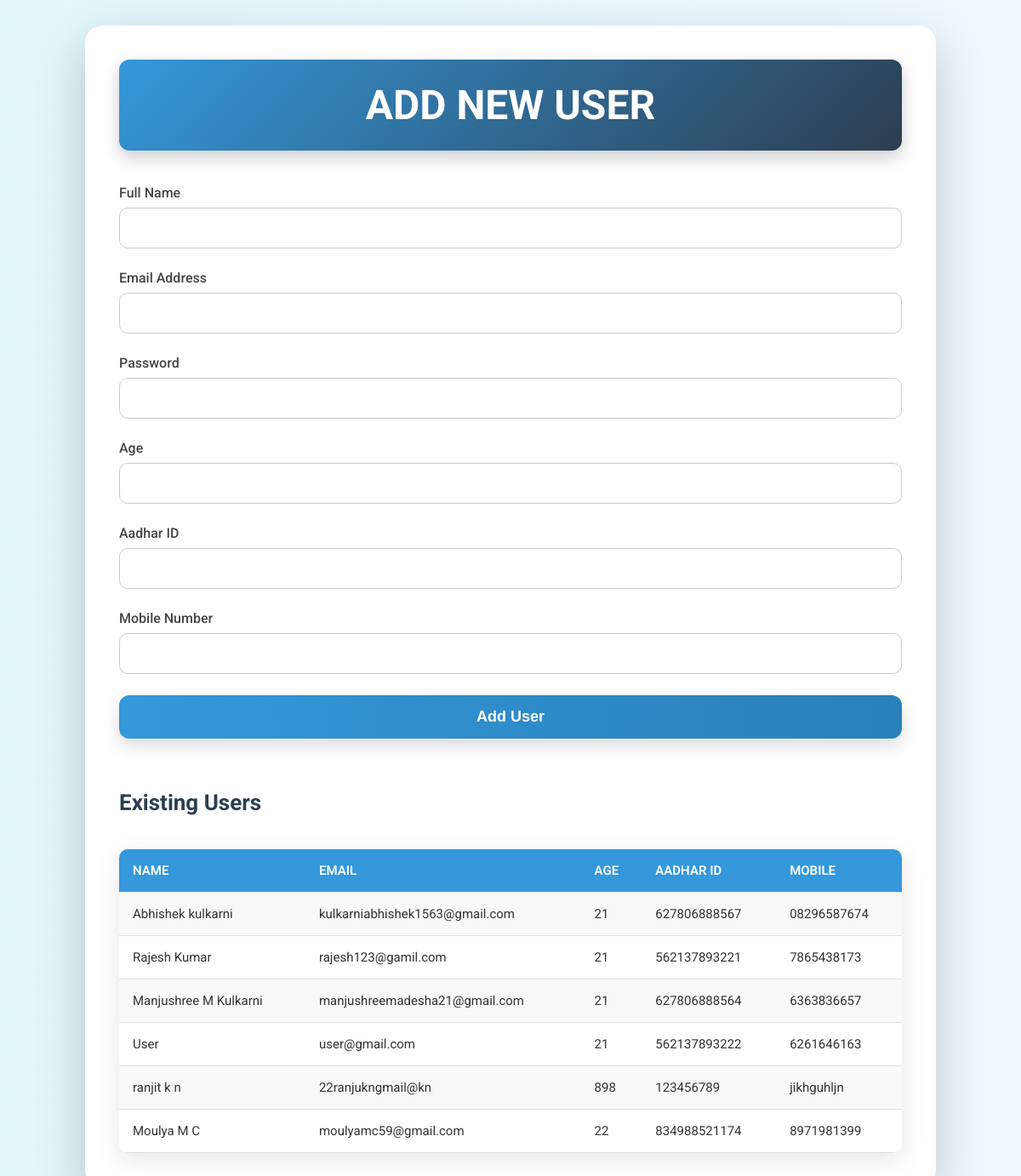
Screenshot of /admin_adduser with the database file from the repository.
### models.py (models this page shows)
class User(db.Model):
    id = db.Column(db.Integer, primary_key=True)
    name = db.Column(db.String(100), nullable=False)
    email = db.Column(db.String(100), unique=True, nullable=False)
    password = db.Column(db.String(200), nullable=False)
    age = db.Column(db.Integer, nullable=False)
    aadhar = db.Column(db.String(12), unique=True, nullable=False)
    mobile = db.Column(db.String(10), unique=True, nullable=False)
    feedbacks = db.relationship('Feedback', backref='user', lazy=True)
    rations = db.relationship('UserRation', backref='user', lazy=True)

### main.py (the view, shortened to what this page needs)
@app.route('/admin_adduser', methods=['GET', 'POST'])
def admin_adduser():
    users = User.query.all()
    return render_template('admin_adduser.html', users=users)

### templates/admin_adduser.html (shortened to what this page needs)
<!DOCTYPE html>
<html lang="en">
<head>
</head>
<body>
  <div class="container">
    <h2>ADD NEW USER</h2>
    <form method="POST">
      <div class="form-group">
        <label for="name">Full Name</label>
        <input type="text" id="name" name="name" required/>
      </div>
      <div class="form-group">
        <label for="email">Email Address</label>
        <input type="email" id="email" name="email" required/>
      </div>
      <div class="form-group">
        <label for="password">Password</label>
        <input type="password" id="password" name="password" required/>
      </div>
      <div class="form-group">
        <label for="age">Age</label>
        <input type="number" id="age" name="age" required/>
      </div>
      <div class="form-group">
        <label for="aadhar">Aadhar ID</label>
        <input type="text" id="aadhar" name="aadhar" required/>
      </div>
      <div class="form-group">
        <label for="mobile">Mobile Number</label>
        <input type="text" id="mobile" name="mobile" required/>
      </div>
      <input type="submit" value="Add User"/>
    </form>
    <h3>Existing Users</h3>
    <table>
      <tr>
        <th>Name</th>
        <th>Email</th>
        <th>Age</th>
        <th>Aadhar ID</th>
        <th>Mobile</th>
      </tr>
      {% for user in users %}
      <tr>
        <td>{{ user.name }}</td>
        <td>{{ user.email }}</td>
        <td>{{ user.age }}</td>
        <td>{{ user.aadhar }}</td>
        <td>{{ user.mobile }}</td>
      </tr>
      {% endfor %}
    </table>
  </div>
</body>
</html>

### templates/admin_adduser.html (style rules this page uses)
* { box-sizing: border-box; margin: 0; padding: 0; }
body { font-family: 'Roboto', sans-serif; background: linear-gradient(to right, #e0f7fa, #f0f8ff); color: #333; padding: 30px 10px; }
.container { max-width: 1000px; margin: auto; background: white; padding: 40px; border-radius: 20px; box-shadow: 0 20px 60px rgba(0, 0, 0, 0.2); transition: all 0.3s ease-in-out; animation: fadeIn 1s ease-in-out; }
h2 { text-align: center; font-size: 48px; color: white; background: linear-gradient(135deg, #3498db, #2c3e50); padding: 25px; border-radius: 12px; box-shadow: 0 8px 20px rgba(0, 0, 0, 0.2); margin-bottom: 40px; }
.form-group { margin-bottom: 25px; transition: all 0.2s ease-in-out; }
label { font-weight: 500; margin-bottom: 8px; display: block; color: #444; }
input[type="text"], input[type="email"], input[type="password"], input[type="number"] { width: 100%; padding: 14px; font-size: 16px; border-radius: 10px; border: 1px solid #ccc; transition: 0.3s; }
input[type="submit"] { background: linear-gradient(to right, #3498db, #2980b9); color: white; padding: 15px; width: 100%; border: none; border-radius: 12px; font-size: 18px; cursor: pointer; transition: all 0.3s ease-in-out; font-weight: bold; box-shadow: 0 8px 20px rgba(0, 0, 0, 0.15); }
table { width: 100%; border-collapse: collapse; margin-top: 40px; border-radius: 10px; overflow: hidden; box-shadow: 0 8px 30px rgba(0, 0, 0, 0.1); }
th, td { padding: 16px; text-align: left; border-bottom: 1px solid #ddd; font-size: 15px; }
th { background-color: #3498db; color: white; text-transform: uppercase; font-weight: 600; }
tr:nth-child(even) { background-color: #f9f9f9; }
h3 { margin-top: 60px; font-size: 26px; color: #2c3e50; }

### rows the page displays
User: name "Abhishek kulkarni", email "kulkarniabhishek1563@gmail.com", age "21", aadhar "627806888567", mobile "08296587674"
User: name "Rajesh Kumar", email "rajesh123@gamil.com", age "21", aadhar "562137893221", mobile "7865438173"
User: name "Manjushree M Kulkarni", email "manjushreemadesha21@gmail.com", age "21", aadhar "627806888564", mobile "6363836657"
User: name "User", email "user@gmail.com", age "21", aadhar "562137893222", mobile "6261646163"
User: name "ranjit k n", email "22ranjukngmail@kn", age "898", aadhar "123456789", mobile "jikhguhljn"
User: name "Moulya M C", email "moulyamc59@gmail.com", age "22", aadhar "834988521174", mobile "8971981399"
